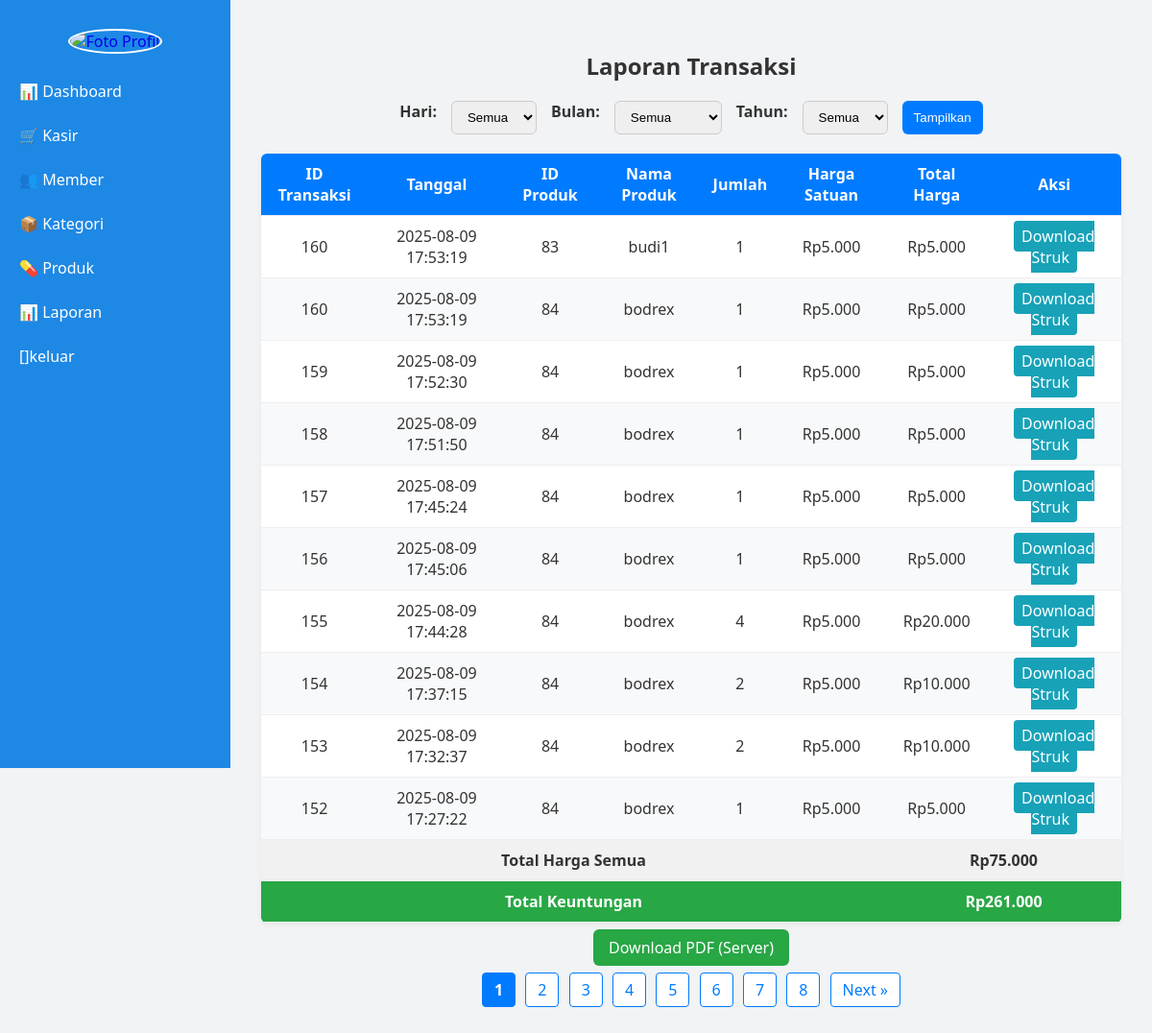
Before: /super_admin/laporan.php with the older database file.
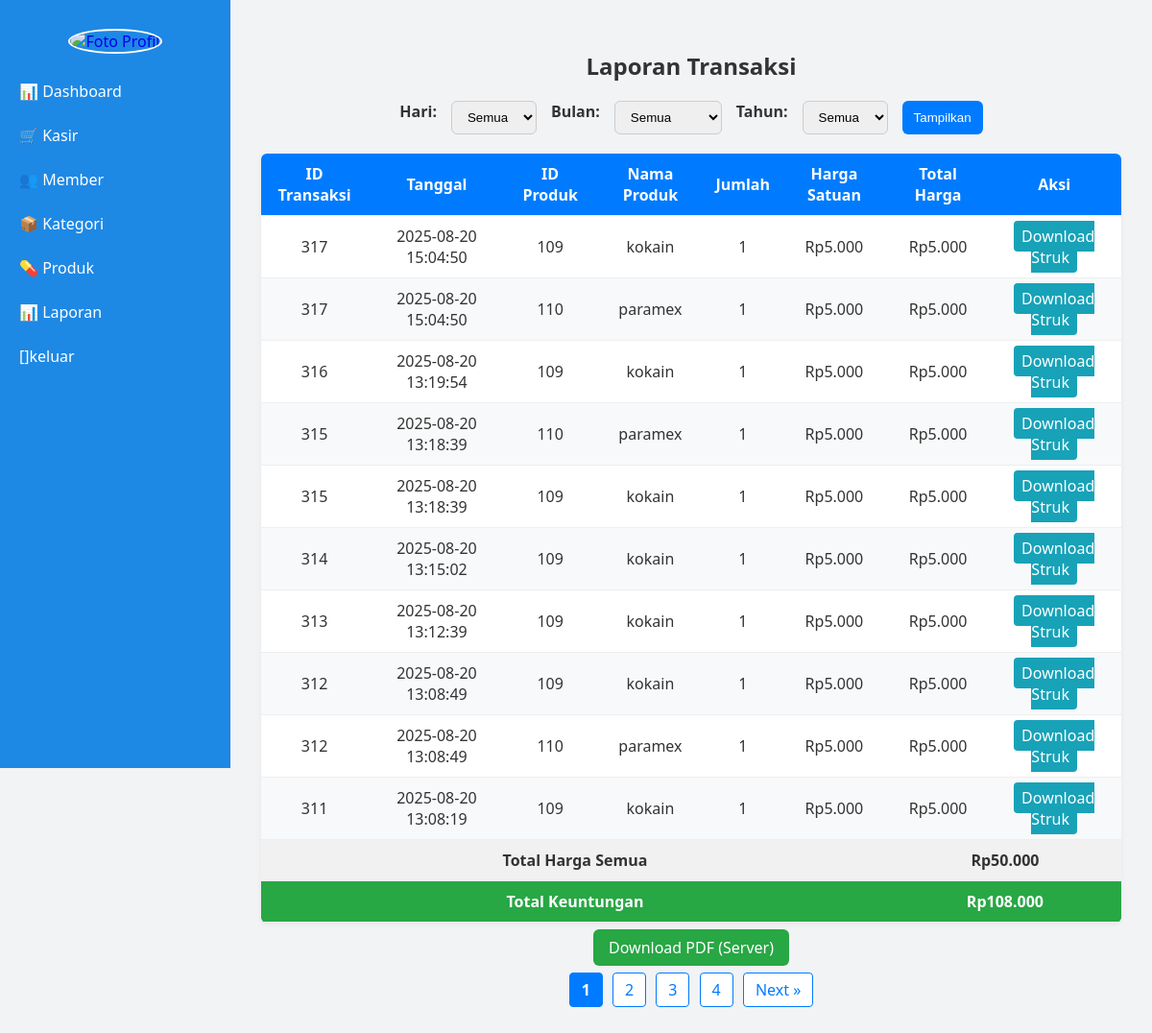
After: the same page with the newer database file.
### tables this page shows
CREATE TABLE `transaksi_detail` (
  `id` int(11) NOT NULL,
  `id_transaksi` int(11) DEFAULT NULL,
  `id_produk` int(11) DEFAULT NULL,
  `nama_produk` varchar(150) DEFAULT NULL,
  `jumlah` int(11) DEFAULT NULL,
  `harga_satuan` decimal(10,2) DEFAULT NULL
);

CREATE TABLE `transaksi` (
  `id` int(11) NOT NULL,
  `id_user` int(11) DEFAULT NULL,
  `id_member` int(11) NOT NULL,
  `nama_member` varchar(100) NOT NULL,
  `tanggal` datetime DEFAULT current_timestamp(),
  `total_harga` decimal(10,2) DEFAULT NULL,
  `diskon` int(255) NOT NULL,
  `dibayar` int(255) NOT NULL,
  `kembalian` int(255) NOT NULL,
  `no_hp` varchar(255) NOT NULL
);

CREATE TABLE `produk` (
  `id` int(11) NOT NULL,
  `nama_produk` varchar(100) NOT NULL,
  `id_kategori` int(11) DEFAULT NULL,
  `harga_beli` decimal(10,0) NOT NULL,
  `harga_jual` decimal(10,0) NOT NULL,
  `stok` int(11) NOT NULL,
  `kadaluarsa` date NOT NULL,
  `gambar` varchar(255) DEFAULT NULL
);

### super_admin/laporan.php (the view, shortened to what this page needs)
<?php
include_once 'sidebar_admin.php';
$conn = new mysqli("localhost", "root", "", "apotek1");
$filter_hari = $_GET['hari'] ?? '';
$filter_bulan = $_GET['bulan'] ?? '';
$filter_tahun = $_GET['tahun'] ?? '';
$where = [];
$where_clause = count($where) ? "WHERE " . implode(" AND ", $where) : "";
$query = "
    SELECT
        td.id_transaksi,
        t.tanggal,
        t.diskon,
        t.dibayar,
        t.kembalian,
        td.id_produk,
        p.nama_produk AS nama_produk,
        td.jumlah,
        td.harga_satuan,
        (td.jumlah * td.harga_satuan) AS total_harga
    FROM transaksi_detail td
    JOIN transaksi t ON td.id_transaksi = t.id
    JOIN produk p ON td.id_produk = p.id
    $where_clause
    ORDER BY t.tanggal DESC
";
$limit = 10;
$page = isset($_GET['page']) ? max((int)$_GET['page'], 1) : 1;
$offset = ($page - 1) * $limit;
$countQuery = "
    SELECT COUNT(*) as total
    FROM transaksi_detail td
    JOIN transaksi t ON td.id_transaksi = t.id
    $where_clause
";
$countResult = $conn->query($countQuery);
$totalRows = $countResult->fetch_assoc()['total'];
$totalPages = ceil($totalRows / $limit);
$query .= " LIMIT $limit OFFSET $offset";
$result = $conn->query($query);
$keuntunganQuery = "
    SELECT SUM((p.harga_jual - p.harga_beli) * td.jumlah) AS total_keuntungan
    FROM transaksi_detail td
    JOIN produk p ON td.id_produk = p.id
    JOIN transaksi t ON td.id_transaksi = t.id
    $where_clause
";
$keuntunganResult = $conn->query($keuntunganQuery);
$totalKeuntungan = $keuntunganResult->fetch_assoc()['total_keuntungan'] ?? 0;
?>
<!DOCTYPE html>
<html lang="id">
<head>
</head>
<body>
<div class="container" id="laporanTransaksi">
<h2>Laporan Transaksi</h2>
<form method="GET">
    <label>Hari:</label>
    <select name="hari"><option value="">Semua</option>
    </select>
    <label>Bulan:</label>
    <select name="bulan"><option value="">Semua</option>
    </select>
    <label>Tahun:</label>
    <select name="tahun"><option value="">Semua</option>
    </select>
    <button type="submit">Tampilkan</button>
</form>
<table>
<thead>
<tr>
<th>ID Transaksi</th>
<th>Tanggal</th>
<th>ID Produk</th>
<th>Nama Produk</th>
<th>Jumlah</th>
<th>Harga Satuan</th>
<th>Total Harga</th>
<th>Aksi</th>
</tr>
</thead>
<tbody>
<?php
$totalAll = 0;
if($result && $result->num_rows>0):
    while($row=$result->fetch_assoc()):
        $totalAll += $row['total_harga'];
?>
<tr>
<td><?= $row['id_transaksi'] ?></td>
<td><?= $row['tanggal'] ?></td>
<td><?= $row['id_produk'] ?></td>
<td><?= $row['nama_produk'] ?></td>
<td><?= $row['jumlah'] ?></td>
<td>Rp<?= number_format($row['harga_satuan'],0,',','.') ?></td>
<td>Rp<?= number_format($row['total_harga'],0,',','.') ?></td>
<td>
<a href="download_struk.php?id=<?= $row['id_transaksi'] ?>&diskon=<?= (float)($row['diskon']??0) ?>" target="_blank"
 style="padding:5px 8px; background:#17a2b8;color:#fff;text-decoration:none;border-radius:4px;">Download Struk</a>
</td>
</tr>
<?php endwhile; ?>
<tr class="total-row">
<td colspan="6">Total Harga Semua</td>
<td colspan="2">Rp<?= number_format($totalAll,0,',','.') ?></td>
</tr>
<tr class="total-keuntungan">
<td colspan="6">Total Keuntungan</td>
<td colspan="2">Rp<?= number_format($totalKeuntungan,0,',','.') ?></td>
</tr>
<?php else: ?>
<tr><td colspan="8" class="no-data">Tidak ada data transaksi.</td></tr>
<?php endif; ?>
</tbody>
</table>
<div style="text-align:center; margin-top:15px;">
    <a href="cetak_laporan.php?hari=<?= $filter_hari ?>&bulan=<?= $filter_bulan ?>&tahun=<?= $filter_tahun ?>"
       target="_blank"
       style="padding:8px 16px; background:#28a745; color:#fff; text-decoration:none; border-radius:6px;">
       Download PDF (Server)
    </a>
</div>
<div class="pagination">
<?php for($i=1;$i<=$totalPages;$i++): ?>
<a href="?<?= http_build_query(array_merge($_GET,['page'=>$i])) ?>" class="<?= ($i==$page)?'active':'' ?>"><?= $i ?></a>
<?php endfor; ?>
<?php if($page<$totalPages): ?>
<a href="?<?= http_build_query(array_merge($_GET,['page'=>$page+1])) ?>">Next &raquo;</a>
<?php endif; ?>
</div>
</div>
</body>
</html>

Changed rows visible on the page:
removed transaksi_detail: id_transaksi "160", id_transaksi.tanggal "2025-08-09 17:53:19", id_produk "83", id_produk.nama_produk "budi1", jumlah "1", harga_satuan "5.000", total_harga "5.000"
removed transaksi_detail: id_transaksi "160", id_transaksi.tanggal "2025-08-09 17:53:19", id_produk "84", id_produk.nama_produk "bodrex", jumlah "1", harga_satuan "5.000", total_harga "5.000"
removed transaksi_detail: id_transaksi "159", id_transaksi.tanggal "2025-08-09 17:52:30", id_produk "84", id_produk.nama_produk "bodrex", jumlah "1", harga_satuan "5.000", total_harga "5.000"
removed transaksi_detail: id_transaksi "158", id_transaksi.tanggal "2025-08-09 17:51:50", id_produk "84", id_produk.nama_produk "bodrex", jumlah "1", harga_satuan "5.000", total_harga "5.000"
removed transaksi_detail: id_transaksi "157", id_transaksi.tanggal "2025-08-09 17:45:24", id_produk "84", id_produk.nama_produk "bodrex", jumlah "1", harga_satuan "5.000", total_harga "5.000"
removed transaksi_detail: id_transaksi "156", id_transaksi.tanggal "2025-08-09 17:45:06", id_produk "84", id_produk.nama_produk "bodrex", jumlah "1", harga_satuan "5.000", total_harga "5.000"
removed transaksi_detail: id_transaksi "155", id_transaksi.tanggal "2025-08-09 17:44:28", id_produk "84", id_produk.nama_produk "bodrex", jumlah "4", harga_satuan "5.000", total_harga "20.000"
removed transaksi_detail: id_transaksi "154", id_transaksi.tanggal "2025-08-09 17:37:15", id_produk "84", id_produk.nama_produk "bodrex", jumlah "2", harga_satuan "5.000", total_harga "10.000"
removed transaksi_detail: id_transaksi "153", id_transaksi.tanggal "2025-08-09 17:32:37", id_produk "84", id_produk.nama_produk "bodrex", jumlah "2", harga_satuan "5.000", total_harga "10.000"
removed transaksi_detail: id_transaksi "152", id_transaksi.tanggal "2025-08-09 17:27:22", id_produk "84", id_produk.nama_produk "bodrex", jumlah "1", harga_satuan "5.000", total_harga "5.000"
added transaksi_detail: id_transaksi "317", id_transaksi.tanggal "2025-08-20 15:04:50", id_produk "109", id_produk.nama_produk "kokain", jumlah "1", harga_satuan "5.000", total_harga "5.000"
added transaksi_detail: id_transaksi "317", id_transaksi.tanggal "2025-08-20 15:04:50", id_produk "110", id_produk.nama_produk "paramex", jumlah "1", harga_satuan "5.000", total_harga "5.000"
added transaksi_detail: id_transaksi "316", id_transaksi.tanggal "2025-08-20 13:19:54", id_produk "109", id_produk.nama_produk "kokain", jumlah "1", harga_satuan "5.000", total_harga "5.000"
added transaksi_detail: id_transaksi "315", id_transaksi.tanggal "2025-08-20 13:18:39", id_produk "110", id_produk.nama_produk "paramex", jumlah "1", harga_satuan "5.000", total_harga "5.000"
added transaksi_detail: id_transaksi "315", id_transaksi.tanggal "2025-08-20 13:18:39", id_produk "109", id_produk.nama_produk "kokain", jumlah "1", harga_satuan "5.000", total_harga "5.000"
added transaksi_detail: id_transaksi "314", id_transaksi.tanggal "2025-08-20 13:15:02", id_produk "109", id_produk.nama_produk "kokain", jumlah "1", harga_satuan "5.000", total_harga "5.000"
added transaksi_detail: id_transaksi "313", id_transaksi.tanggal "2025-08-20 13:12:39", id_produk "109", id_produk.nama_produk "kokain", jumlah "1", harga_satuan "5.000", total_harga "5.000"
added transaksi_detail: id_transaksi "312", id_transaksi.tanggal "2025-08-20 13:08:49", id_produk "109", id_produk.nama_produk "kokain", jumlah "1", harga_satuan "5.000", total_harga "5.000"
added transaksi_detail: id_transaksi "312", id_transaksi.tanggal "2025-08-20 13:08:49", id_produk "110", id_produk.nama_produk "paramex", jumlah "1", harga_satuan "5.000", total_harga "5.000"
added transaksi_detail: id_transaksi "311", id_transaksi.tanggal "2025-08-20 13:08:19", id_produk "109", id_produk.nama_produk "kokain", jumlah "1", harga_satuan "5.000", total_harga "5.000"
Other visible differences:
$totalAll: "75.000" → "50.000"
$totalKeuntungan: "261.000" → "108.000"
list line gone: "5"
list line gone: "6"
list line gone: "7"
list line gone: "8"
